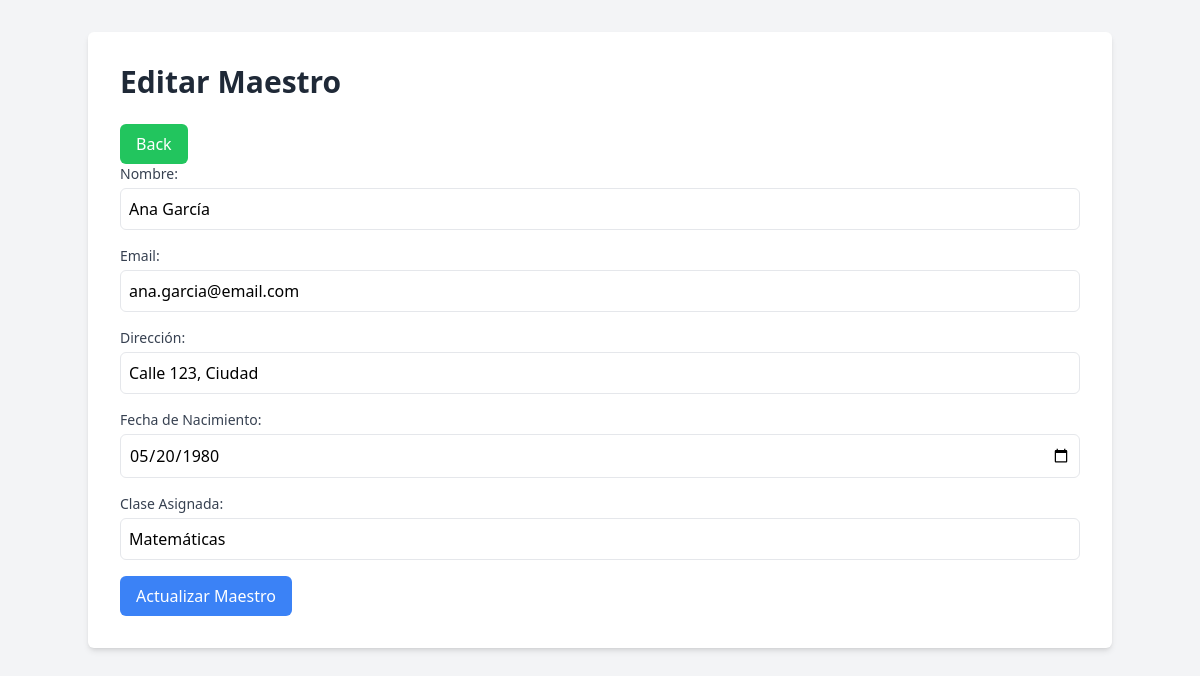
/maestros/edit?id=1 (signed in), run on the app's committed database.
### tables this page shows
CREATE TABLE `maestros` (
  `id` int(11) NOT NULL,
  `Nombre` varchar(255) DEFAULT NULL,
  `Email` varchar(255) DEFAULT NULL,
  `Direccion` varchar(255) DEFAULT NULL,
  `FechaNacimiento` date DEFAULT NULL,
  `ClaseAsignada` varchar(255) DEFAULT NULL
);

### controllers/MaestrosController.php (called while the page is built, shortened)
<?php
class MaestroController
{
    protected $model;
    public function __construct()
    {
        $this->model = new MaestroModel();
    }
    public function edit($id)
    {
        $maestro = $this->model->find($id);
        include $_SERVER["DOCUMENT_ROOT"] . "/views/admin/maestros/edit.php";
    }
}

### config/database.php (called while the page is built)
<?php
return [
    "host" => "localhost",
    "dbname" => "university_db",
    "username" => "root",
    "password" => "",
];

### models/Model.php (called while the page is built, shortened)
<?php
class Model
{
    private $db;
    protected $table;
    public function __construct()
    {
        $config = include($_SERVER["DOCUMENT_ROOT"] . "/config/database.php");
        try {
            $this->db = new mysqli(
                $config["host"],
                $config["username"],
                $config["password"],
                $config["dbname"]
            );
        } catch (mysqli_sql_exception $e) {
            echo "Error: " . $e->getMessage();
        }
    }
    public function find($id)
    {
        $res = $this->db->query("SELECT * FROM {$this->table} WHERE id = $id");
        $data = $res->fetch_assoc();
        return $data;
    }
}
?>

### views/admin/maestros/edit.php (the view, shortened to what this page needs)
<!DOCTYPE html>
<html lang="es">
<head>
    <link href="/dist/output.css" rel="stylesheet">
</head>
<body class="bg-gray-100">
    <div class="container mx-auto my-8 p-8 bg-white shadow-md rounded-md">
        <h1 class="text-3xl font-bold mb-6 text-gray-800">Editar Maestro</h1>
        <a href="/maestros"
            class="inline-block bg-green-500 hover:bg-green-600 text-white py-2 px-4 rounded-md transition-colors duration-300">Back</a>
        <form action="/maestros/update" method="POST" class="space-y-4">
            <div>
                <label for="nombre" class="block text-sm font-medium text-gray-700">Nombre:</label>
                <input type="text" name="nombre" value="<?php echo $maestro['Nombre']; ?>"
                    class="mt-1 p-2 w-full border rounded-md" required>
            </div>
            <div>
                <label for="email" class="block text-sm font-medium text-gray-700">Email:</label>
                <input type="email" name="email" value="<?php echo $maestro['Email']; ?>"
                    class="mt-1 p-2 w-full border rounded-md" required>
            </div>
            <div>
                <label for="direccion" class="block text-sm font-medium text-gray-700">Dirección:</label>
                <input type="text" name="direccion" value="<?php echo $maestro['Direccion']; ?>"
                    class="mt-1 p-2 w-full border rounded-md">
            </div>
            <div>
                <label for="FechaNacimiento" class="block text-sm font-medium text-gray-700">Fecha de
                    Nacimiento:</label>
                <input type="date" name="FechaNacimiento" value="<?php echo $maestro['FechaNacimiento']; ?>"
                    class="mt-1 p-2 w-full border rounded-md">
            </div>
            <div>
                <label for="ClaseAsignada" class="block text-sm font-medium text-gray-700">Clase Asignada:</label>
                <input type="text" name="ClaseAsignada" value="<?php echo $maestro['ClaseAsignada']; ?>"
                    class="mt-1 p-2 w-full border rounded-md">
            </div>
            <button type="submit"
                class="bg-blue-500 text-white py-2 px-4 rounded-md hover:bg-blue-600 focus:outline-none focus:shadow-outline-blue active:bg-blue-800">
                Actualizar Maestro
            </button>
        </form>
    </div>
</body>
</html>

### data on the page
maestros: nombre "Ana García", email "ana.garcia@email.com", direccion "Calle 123, Ciudad", FechaNacimiento "05/20/1980", ClaseAsignada "Matemáticas"
